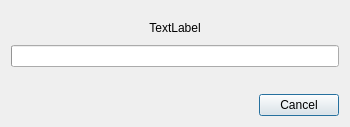
<?xml version="1.0" encoding="UTF-8"?>
<ui version="4.0">
 <class>Dialog</class>
 <widget class="QDialog" name="Dialog">
  <property name="geometry">
   <rect>
    <x>0</x>
    <y>0</y>
    <width>350</width>
    <height>127</height>
   </rect>
  </property>
  <property name="windowTitle">
   <string>Converting books</string>
  </property>
  <layout class="QGridLayout" name="gridLayout">
   <item row="0" column="0">
    <layout class="QVBoxLayout" name="verticalLayout">
     <property name="spacing">
      <number>10</number>
     </property>
     <property name="topMargin">
      <number>10</number>
     </property>
     <item>
      <widget class="QLabel" name="label">
       <property name="text">
        <string>TextLabel</string>
       </property>
       <property name="alignment">
        <set>Qt::AlignCenter</set>
       </property>
      </widget>
     </item>
     <item>
      <widget class="QProgressBar" name="progress">
       <property name="value">
        <number>0</number>
       </property>
       <property name="textVisible">
        <bool>false</bool>
       </property>
      </widget>
     </item>
     <item>
      <spacer name="verticalSpacer">
       <property name="orientation">
        <enum>Qt::Vertical</enum>
       </property>
       <property name="sizeHint" stdset="0">
        <size>
         <width>20</width>
         <height>40</height>
        </size>
       </property>
      </spacer>
     </item>
     <item>
      <layout class="QHBoxLayout" name="horizontalLayout">
       <item>
        <spacer name="horizontalSpacer">
         <property name="orientation">
          <enum>Qt::Horizontal</enum>
         </property>
         <property name="sizeHint" stdset="0">
          <size>
           <width>40</width>
           <height>20</height>
          </size>
         </property>
        </spacer>
       </item>
       <item>
        <widget class="QPushButton" name="cancelButton">
         <property name="text">
          <string>Cancel</string>
         </property>
        </widget>
       </item>
      </layout>
     </item>
    </layout>
   </item>
  </layout>
 </widget>
 <resources/>
 <connections>
  <connection>
   <sender>cancelButton</sender>
   <signal>clicked()</signal>
   <receiver>Dialog</receiver>
   <slot>cancelProcess()</slot>
   <hints>
    <hint type="sourcelabel">
     <x>327</x>
     <y>191</y>
    </hint>
    <hint type="destinationlabel">
     <x>208</x>
     <y>112</y>
    </hint>
   </hints>
  </connection>
 </connections>
 <slots>
  <slot>cancelProcess()</slot>
 </slots>
</ui>
